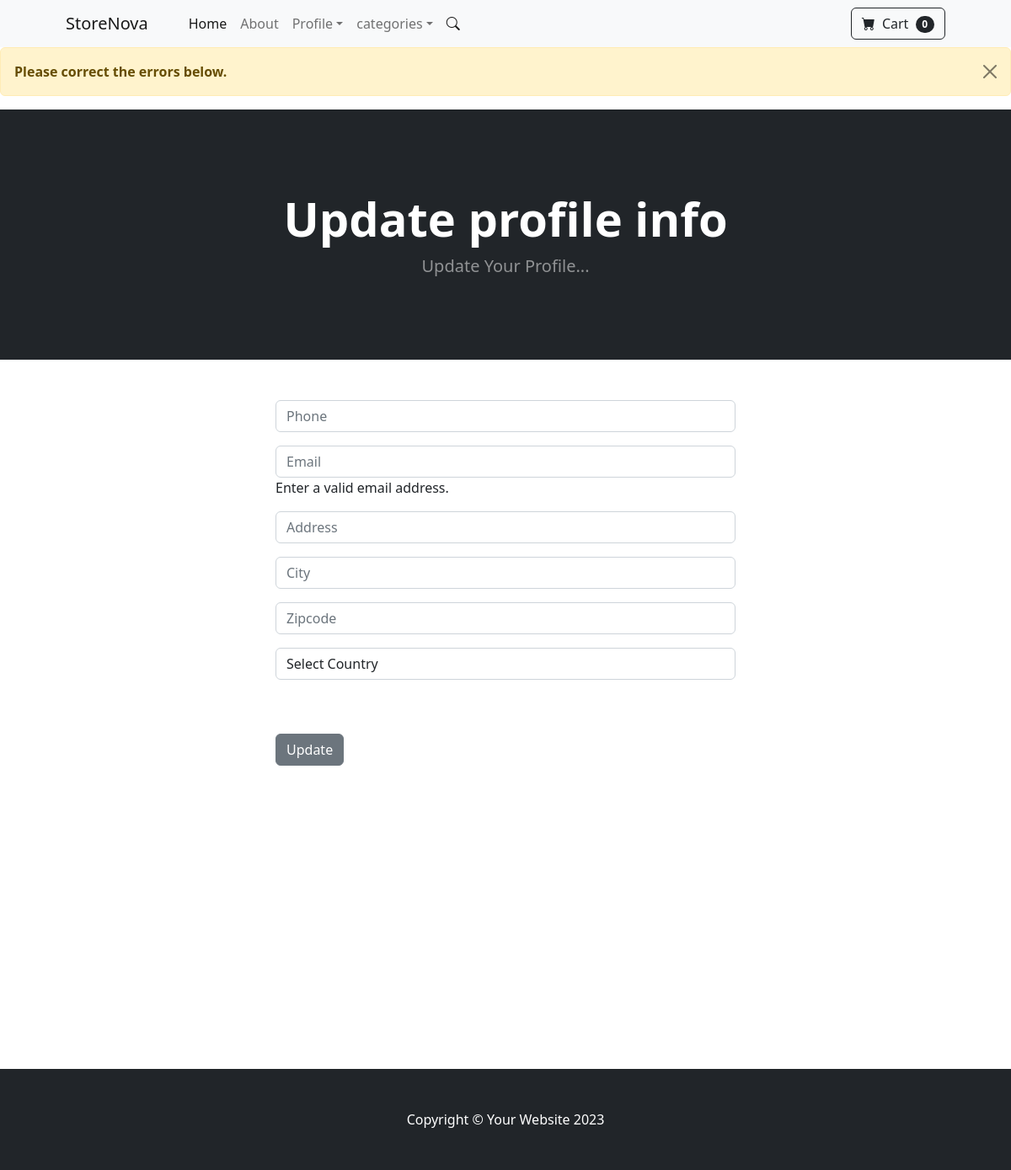
Before: /update_info/ (signed in) with the older database file.
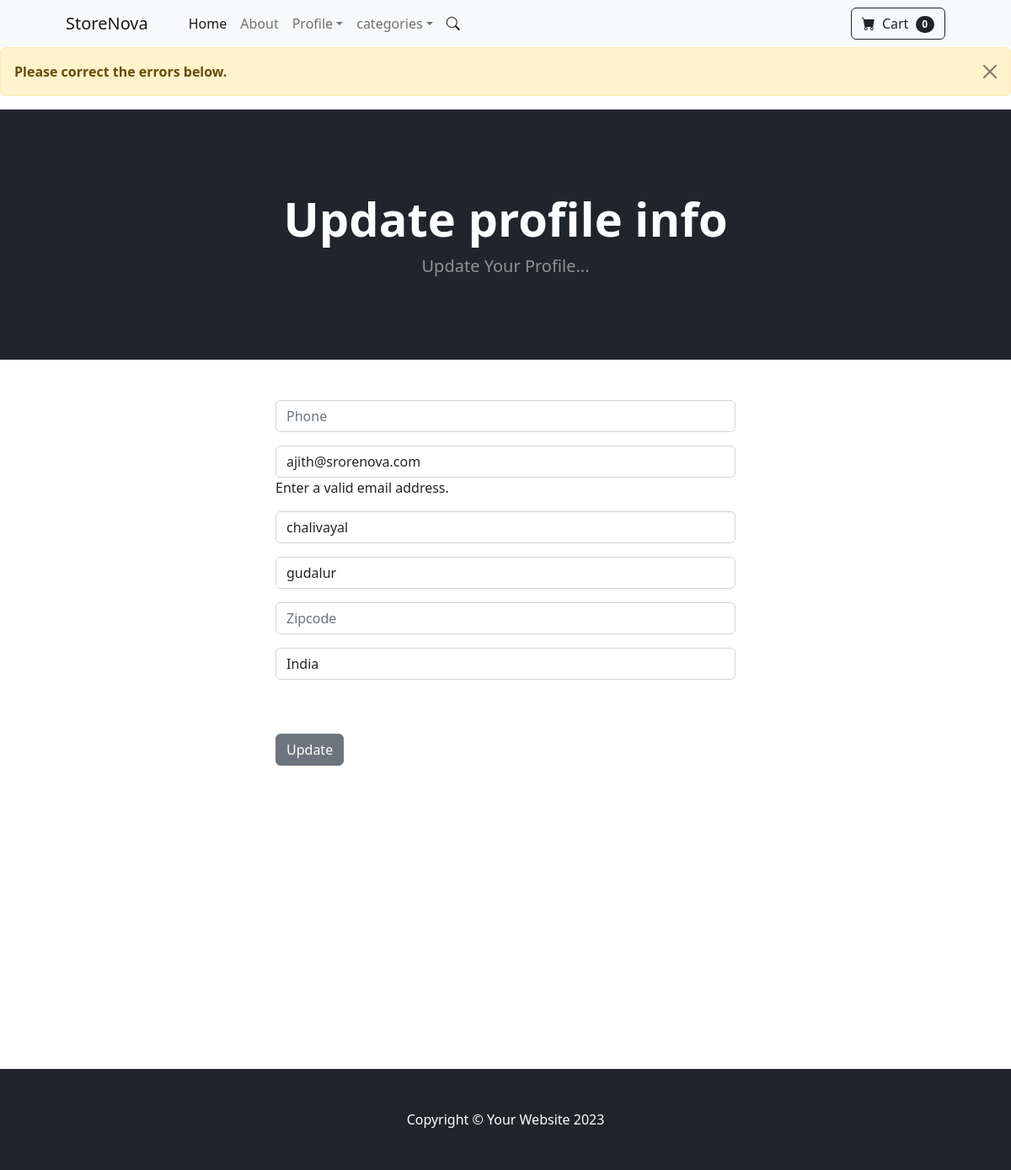
After: the same page with the newer database file.
### store/models.py (models this page shows, shortened)
class Profile(models.Model):
    user = models.OneToOneField(User, on_delete=models.CASCADE)
    date_modified = models.DateTimeField(User,auto_now=True)
    phone = models.CharField(max_length=200, blank=True, null=True)
    email = models.EmailField(blank=True, null=True)
    address = models.CharField(max_length=200,blank=True, null=True)
    city = models.CharField(max_length=200,blank=True, null=True)
    zipcode = models.CharField(max_length=200, blank=True, null=True)
    country = models.CharField(max_length=200,blank=True, null=True)

### store/views.py (the view)
# urls.py: path('update_info/', views.update_info, name="update_info"),
def update_info(request):
    if request.user.is_authenticated:
        try:
            current_profile = Profile.objects.get(user__id=request.user.id)
        except Profile.DoesNotExist:
            current_profile = Profile(user=request.user)
        form = forms.ProfileForm(request.POST or None,instance=current_profile)
        if form.is_valid():
            form.save()
            messages.success(request, "Profile Updated")
            return redirect("home")
        else:
            messages.error(request, "Please correct the errors below.")
        return render(request, "store/update_info.html", {"form": form})
    else:
        messages.error(request, "Login Required")
        return redirect("login")

### cart/cart.py (called while the page is built)
    def __len__(self):
        return len(self.cart)

### cart/context_processors.py (called while the page is built)
def cart(request):
	return {'cart': Cart(request)}

### store/templates/store/update_info.html (shortened to what this page needs)
{% extends 'base.html' %}
{% block content %}
  <header class="bg-dark py-5">
    <div class="container px-4 px-lg-5 my-5">
      <div class="text-center text-white">
        <h1 class="display-4 fw-bolder">Update profile info</h1>
        <p class="lead fw-normal text-white-50 mb-0">Update Your Profile...</p>
      </div>
    </div>
  </header>
  <div class="container">
    <div class="row">
      <div class="col-md-6 offset-md-3">
        <br /><br />
        <form method="POST" action="{% url 'update_info' %}">
          {% csrf_token %} {{ form.as_p }}
          <br /><br />
          <button type="submit" class="btn btn-secondary">Update</button>
        </form>
        <br>
        <br /><br />
        <br /><br />
        <br /><br />
        <br /><br />
        <br /><br />
        <br /><br />
        <br /><br />
      </div>
    </div>
  </div>
{% endblock %}

Changed rows visible on the page:
added Profile: email "ajith@srorenova.com", address "chalivayal", city "gudalur", country "India"
Other visible differences:
form field country: "Select Country" → (not shown)
